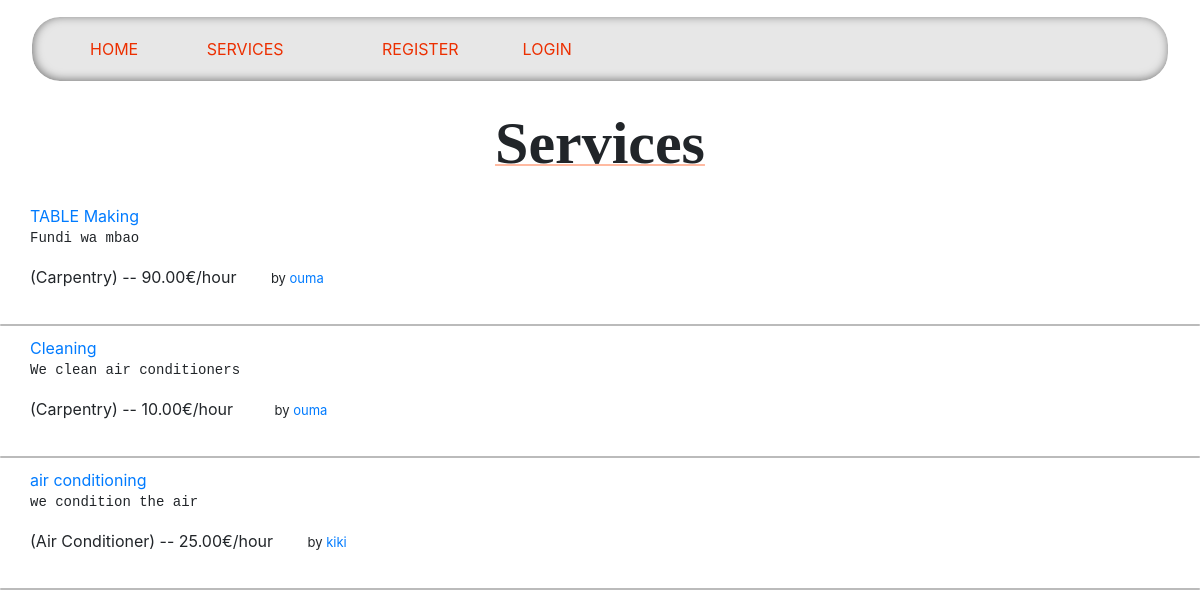
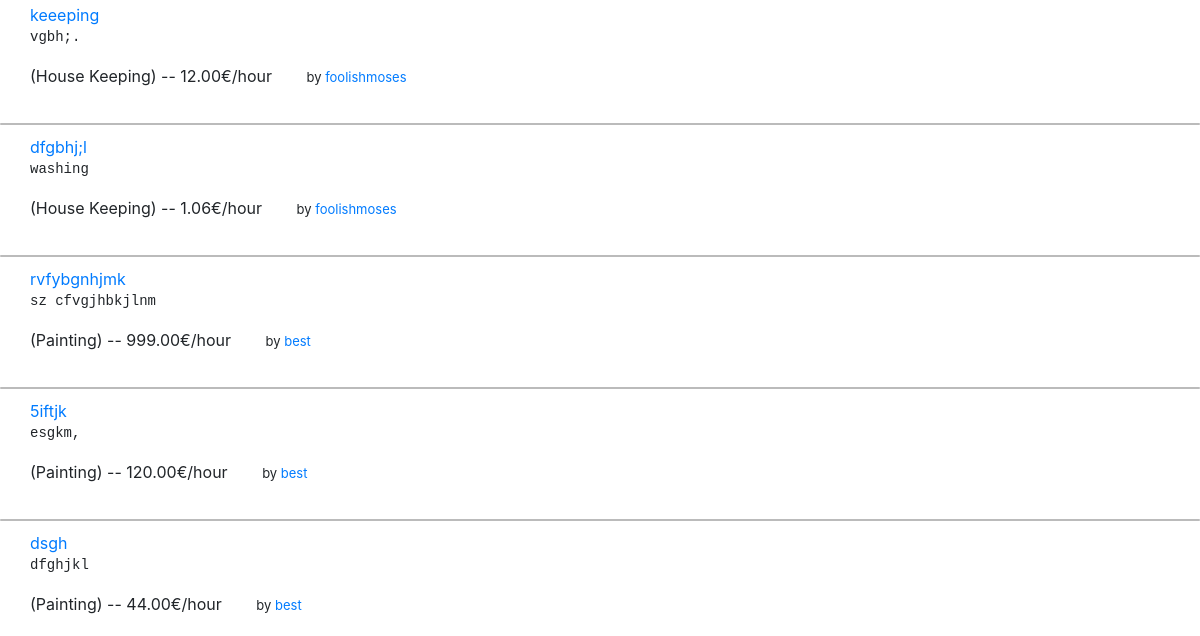
/services/, run on an earlier commit of the app's database (2 pictures, top to bottom).
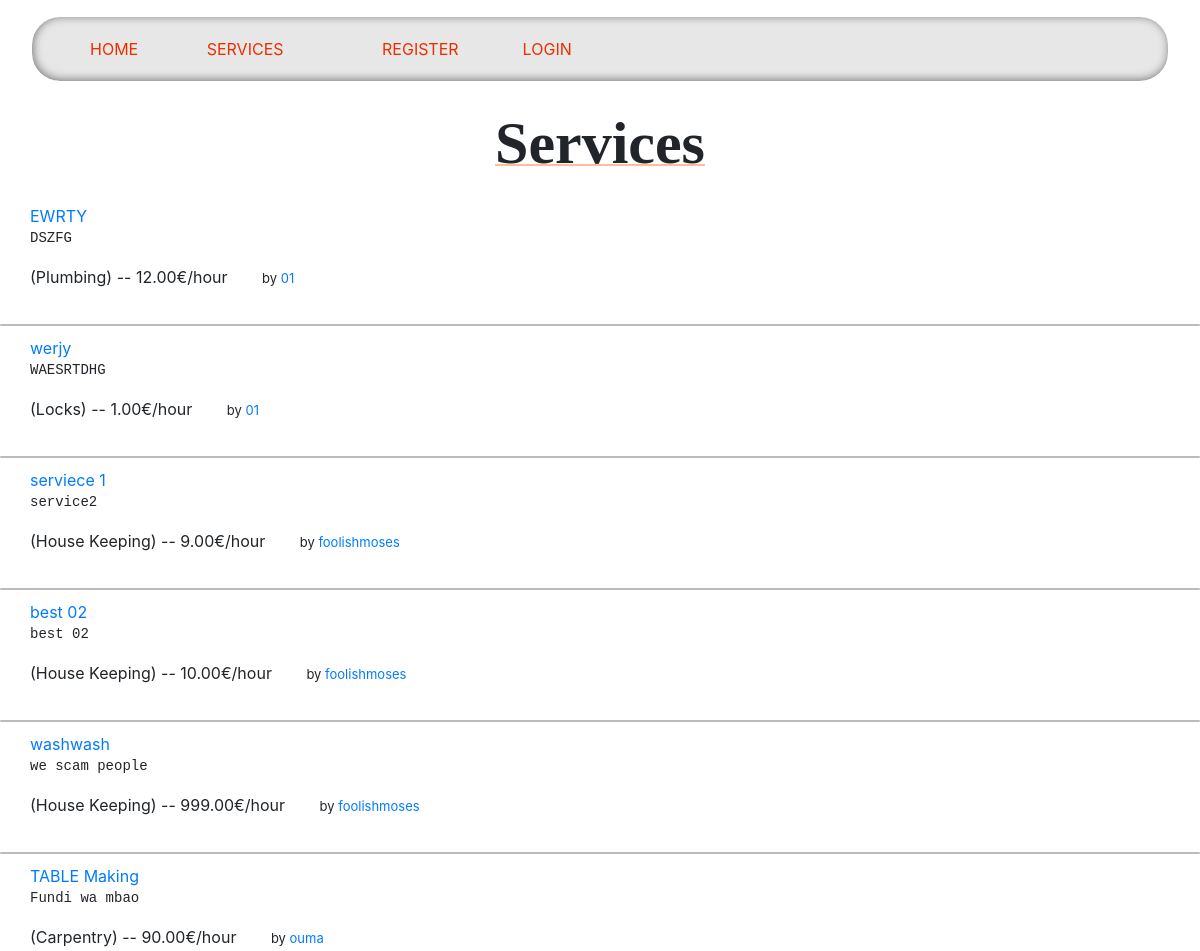
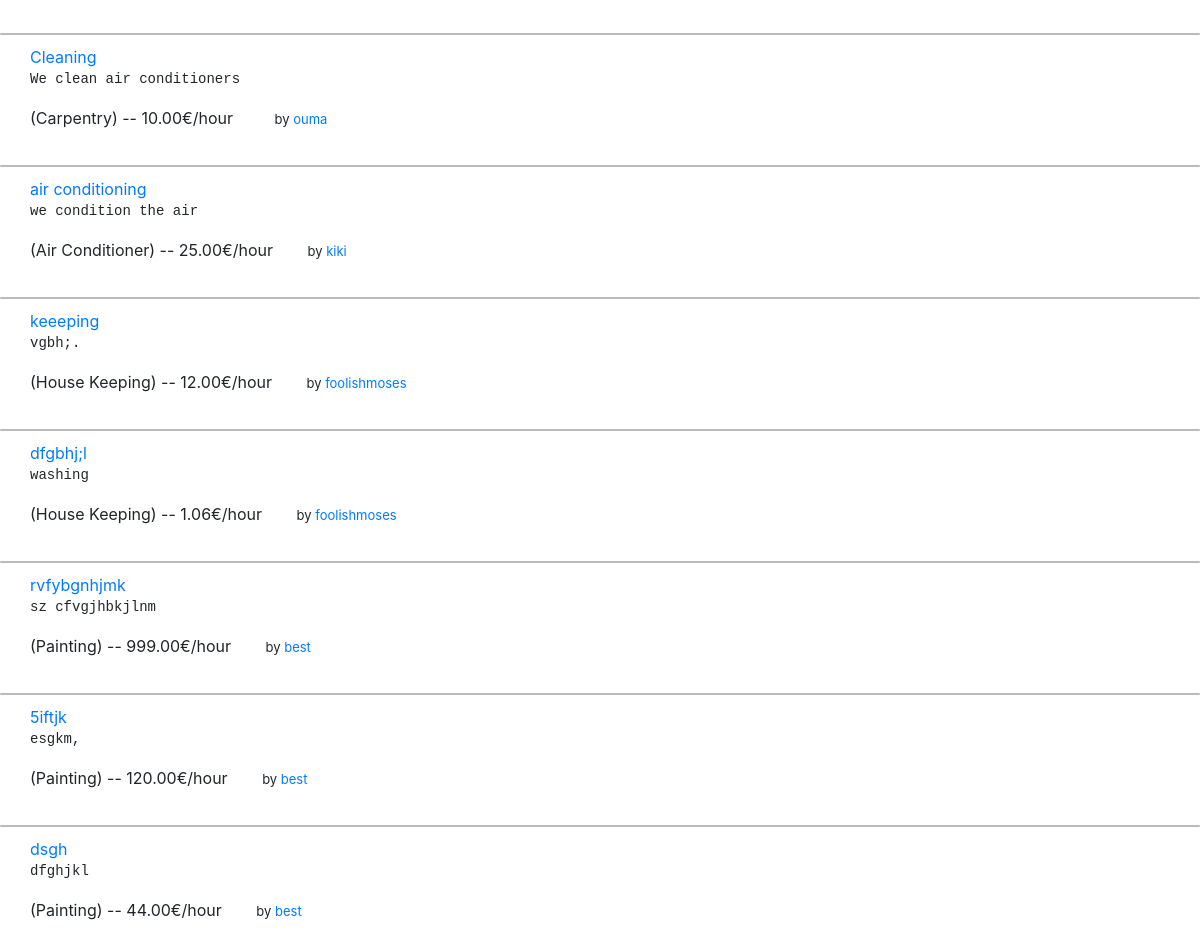
And on a later commit of the database (2 pictures, top to bottom).
### services/models.py (models this page shows, shortened)
class Service(models.Model):
    company = models.ForeignKey(Company, on_delete=models.CASCADE)
    name = models.CharField(max_length=40)
    description = models.TextField()
    price_hour = models.DecimalField(decimal_places=2, max_digits=100)
    rating = models.IntegerField(validators=[MinValueValidator(
        0), MaxValueValidator(5)], default=0)
    choices = (
        ('Air Conditioner', 'Air Conditioner'),
        ('Carpentry', 'Carpentry'),
        ('Electricity', 'Electricity'),
        ('Gardening', 'Gardening'),
        ('Home Machines', 'Home Machines'),
        ('House Keeping', 'House Keeping'),
        ('Interior Design', 'Interior Design'),
        ('Locks', 'Locks'),
        ('Painting', 'Painting'),
        ('Plumbing', 'Plumbing'),
        ('Water Heaters', 'Water Heaters'),
    )
    field = models.CharField(max_length=30, blank=False,
                             null=False, choices=choices)
    date = models.DateTimeField(auto_now=True, null=False)

### users/models.py (models this page shows, shortened)
class Company(models.Model):
    user = models.OneToOneField(
        User, on_delete=models.CASCADE, primary_key=True)
    field = models.CharField(max_length=70, choices=(('Air Conditioner', 'Air Conditioner'),
                                                     ('All in One', 'All in One'),
                                                     ('Carpentry', 'Carpentry'),
                                                     ('Electricity',
                                                      'Electricity'),
                                                     ('Gardening', 'Gardening'),
                                                     ('Home Machines',
                                                      'Home Machines'),
                                                     ('House Keeping',
                                                      'House Keeping'),
                                                     ('Interior Design',
                                                      'Interior Design'),
                                                     ('Locks', 'Locks'),
                                                     ('Painting', 'Painting'),
                                                     ('Plumbing', 'Plumbing'),
                                                     ('Water Heaters', 'Water Heaters')), blank=False, null=False)
    rating = models.IntegerField(
        validators=[MaxValueValidator(5), MinValueValidator(0)], default=0)

class User(AbstractUser):
    is_company = models.BooleanField(default=False)
    is_customer = models.BooleanField(default=False)
    email = models.EmailField(unique=True)
    USERNAME_FIELD = 'email'
    REQUIRED_FIELDS = ['username']
    def __str__(self):
        return self.username

### services/views.py (the view)
# urls.py: path('', views.service_list, name='services_list'),
def service_list(request):
    services = Service.objects.all().order_by("-date")
    return render(request, 'services/list.html', {'services': services})

### services/templates/services/list.html (shortened to what this page needs)
{% extends 'main/base.html' %}
{% block content %}
    <p class="title">Services</p>
    <div class="services_list">
        {% if services %}
            {% for service in services.all %}
                <div style="display: ruby;">
                    <div class="service_list_info">
                        <li>
                            <a href="/services/{{ service.id }}">
                                {{ service.name }}
                                <pre>{{ service.description }}</pre>
                            </a> ({{ service.field }}) -- {{ service.price_hour }}€/hour
                        </li>
                    </div>
                    <p style="display: block; margin: 0; float: right; font-size: small; margin-right: 30px;">
                        by <a href="/company/{{ service.company.user }}">{{ service.company.user }}</a>
                    </p>
                </div>
                {% if forloop.counter != services.all|length %}
                    <div class="line"></div>
                {% endif %}
            {% endfor %}
        {% else %}
            <h2>Sorry, no services available yet.</h2>
        {% endif %}
    </div>
{% endblock %}

What changed in the data, as far as the page shows it:
added Service: name "EWRTY", description "DSZFG", field "Plumbing", price_hour "12.00", company.user "01"
added Service: name "werjy", description "WAESRTDHG", field "Locks", price_hour "1.00", company.user "01"
added Service: name "serviece 1", description "service2", field "House Keeping", price_hour "9.00", company.user "foolishmoses"
added Service: name "best 02", description "best 02", field "House Keeping", price_hour "10.00", company.user "foolishmoses"
added Service: name "washwash", description "we scam people", field "House Keeping", price_hour "999.00", company.user "foolishmoses"
